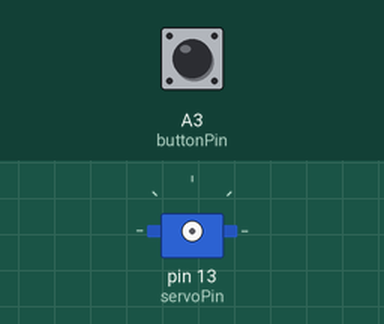
This sketch was run on a simulated Arduino Uno, built with avr-gcc and run on an emulated ATmega328P. On the bench: servo. The inputs (shaded band) are chosen by the test bench; at power-on: A3 (buttonPin) LOW.

Above: at 1.2 s.
1.3 s: A3 (buttonPin) pulled HIGH for 3.2 s
At 2.7 s:
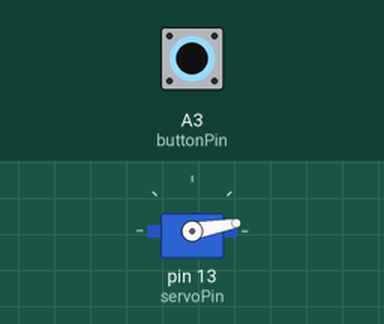
6.0 s: A3 (buttonPin) pulled HIGH for 0.15 s
At 6.9 s:
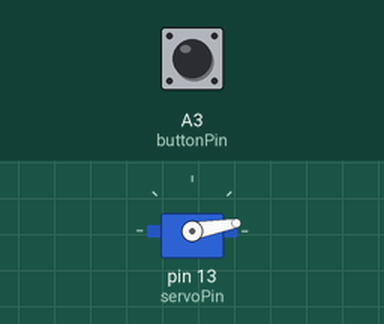
Timing chart, 0 to 9.0 s (numbered marks = the images above; inputs shaded):
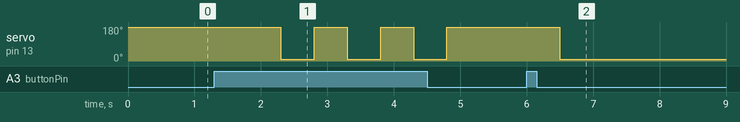

The sketch:

servo_button.ino
```cpp
#include <Servo.h>
Servo myservo;
/**********************************/
const int buttonPin = A3;
const int servoPin = 13;
int buttonState = 0;
int pressed = 0;

/**********************************/
void setup(){
  pinMode(buttonPin,INPUT);

}
/**********************************/
void loop(){
  buttonState = digitalRead(buttonPin);

  if (buttonState ==  HIGH){
      pressed++;
      delay(500);
   }

  if(pressed == 1){
      myservo.attach(servoPin);
      myservo.write(180);
    }
  if (pressed == 2){
    myservo.attach(servoPin);
    myservo.write(10);
    pressed = 0;
  }
}

/************************************/
```

Measured:
- after the input at 1.3 s, servo on pin 13 (servoPin): alternates 180° for 0.50 s and 10° for 0.50 s, 6 changes in all, then stays 180°, starting after 1.0 s
- after the input at 6.0 s, servo on pin 13 (servoPin): 180° → 10° after 0.50 s
